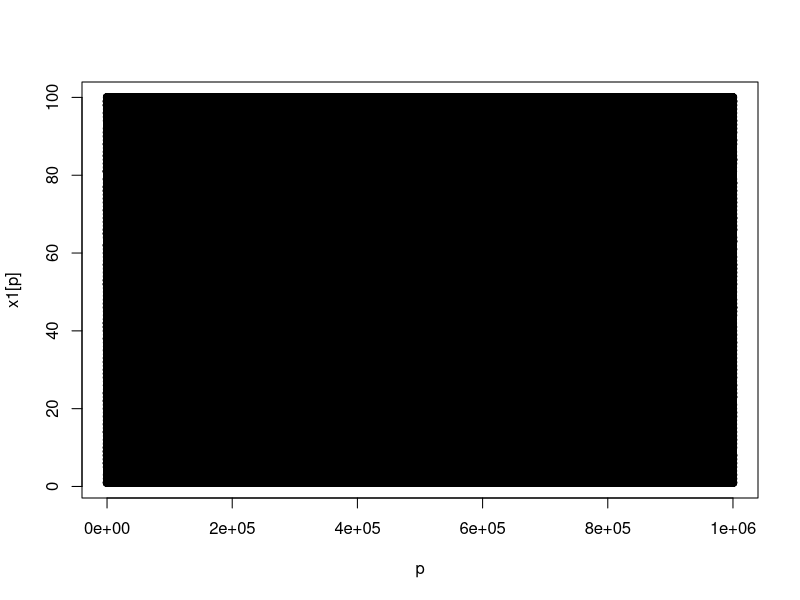

The R script that drew this image:
#To genearte 10,00,000 random number in the range of 0 to 100

#1]
x1=sample(1:100 , 1000000, replace=T)

#a)
mean_x1=mean(x1)
median_x1=median(x1)
formode = function(x1) {
  uniqv = unique(x1)
  uniqv[which.max((tabulate(match(x1, uniqv))))]
}
mode_x1=formode(x1)

#To genearte 10,000 random number in the range of 0 to 100

#b)
randomly_y1=sample(1:1000000 , 10000, replace = T)
y1=x1[randomly_y1]

mean_y1=mean(y1)
median_y1=median(y1)
formode = function(y1) {
  uniqv = unique(y1)
  uniqv[which.max((tabulate(match(y1, uniqv))))]
}
mode_y1=formode(y1)

#c)
t=seq(1,50000,5)
  z1=x1[t]
mean_z1=mean(z1)
median_z1=median(z1)
formode = function(z1) {
  uniqv = unique(z1)
  uniqv[which.max((tabulate(match(z1, uniqv))))]
}
mode_z1=formode(z1)

#Comments: 
#Mean more or less remained the same. But we find that mean in B is more than that of C
#Median more or less remained the same. But we find that median in B was more than that of C
#Since the numbers were randomly generated the mode was also random. Respective modes are shown below.

#d)
p=seq(1,1000000,1)
plot(x=p,y=x1[p])
